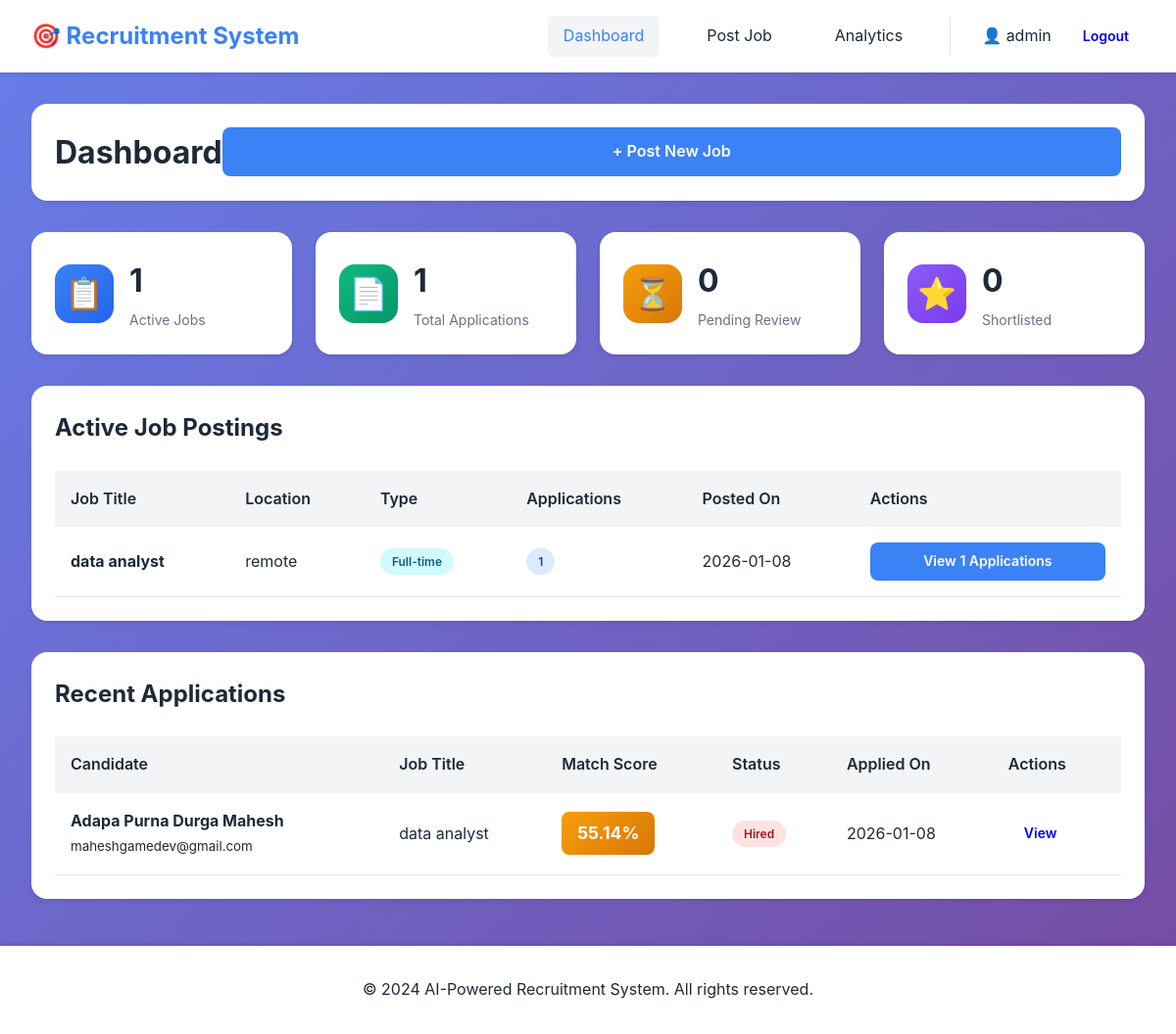
The app's page /dashboard (signed in) with its own data.
### tables this page shows
CREATE TABLE jobs (
            id INTEGER PRIMARY KEY AUTOINCREMENT,
            title TEXT NOT NULL,
            description TEXT NOT NULL,
            requirements TEXT NOT NULL,
            location TEXT,
            job_type TEXT,
            experience_level TEXT,
            salary_range TEXT,
            posted_by INTEGER,
            status TEXT DEFAULT 'active',
            created_at TIMESTAMP DEFAULT CURRENT_TIMESTAMP,
            FOREIGN KEY (posted_by) REFERENCES users (id)
        );

CREATE TABLE applications (
            id INTEGER PRIMARY KEY AUTOINCREMENT,
            job_id INTEGER NOT NULL,
            candidate_name TEXT NOT NULL,
            candidate_email TEXT NOT NULL,
            candidate_phone TEXT,
            resume_path TEXT NOT NULL,
            cover_letter TEXT,
            match_score REAL,
            skills_matched TEXT,
            experience_years INTEGER,
            education_level TEXT,
            status TEXT DEFAULT 'pending',
            screening_result TEXT,
            applied_at TIMESTAMP DEFAULT CURRENT_TIMESTAMP,
            FOREIGN KEY (job_id) REFERENCES jobs (id)
        );

### app.py (the view)
@app.route('/dashboard')
def dashboard():
    if 'user_id' not in session:
        return redirect(url_for('login'))
    conn = get_db()
    my_jobs = conn.execute('SELECT COUNT(*) as count FROM jobs WHERE posted_by = ? AND status = "active"', (session['user_id'],)).fetchone()['count']
    my_applications = conn.execute('''
        SELECT COUNT(*) as count FROM applications a
        JOIN jobs j ON a.job_id = j.id
        WHERE j.posted_by = ?
    ''', (session['user_id'],)).fetchone()['count']
    pending_applications = conn.execute('''
        SELECT COUNT(*) as count FROM applications a
        JOIN jobs j ON a.job_id = j.id
        WHERE j.posted_by = ? AND a.status = "pending"
    ''', (session['user_id'],)).fetchone()['count']
    shortlisted = conn.execute('''
        SELECT COUNT(*) as count FROM applications a
        JOIN jobs j ON a.job_id = j.id
        WHERE j.posted_by = ? AND a.status = "shortlisted"
    ''', (session['user_id'],)).fetchone()['count']
    jobs = conn.execute('''
        SELECT j.*,
               (SELECT COUNT(*) FROM applications WHERE job_id = j.id) as application_count
        FROM jobs j
        WHERE j.posted_by = ? AND j.status = 'active'
        ORDER BY j.created_at DESC
        LIMIT 10
    ''', (session['user_id'],)).fetchall()
    applications = conn.execute('''
        SELECT a.*, j.title as job_title
        FROM applications a
        JOIN jobs j ON a.job_id = j.id
        WHERE j.posted_by = ?
        ORDER BY a.applied_at DESC
        LIMIT 10
    ''', (session['user_id'],)).fetchall()
    conn.close()
    stats = {
        'total_jobs': my_jobs,
        'total_applications': my_applications,
        'pending_applications': pending_applications,
        'shortlisted': shortlisted
    }
    return render_template('dashboard.html', stats=stats, jobs=jobs, applications=applications)

### app.py (called while the page is built)
def get_db():
    conn = sqlite3.connect('database.db')
    conn.row_factory = sqlite3.Row
    return conn

### templates/dashboard.html (shortened to what this page needs)
<!DOCTYPE html>
<html lang="en">
<head>
    <link rel="stylesheet" href="{{ url_for('static', filename='style.css') }}">
</head>
<body>
    <nav class="navbar">
        <div class="nav-brand">🎯 Recruitment System</div>
        <div class="nav-menu">
            <a href="{{ url_for('dashboard') }}" class="nav-link active">Dashboard</a>
            <a href="{{ url_for('create_job') }}" class="nav-link">Post Job</a>
            <a href="{{ url_for('analytics') }}" class="nav-link">Analytics</a>
            <div class="nav-user">
                <span>👤 {{ session.username }}</span>
                <a href="{{ url_for('logout') }}" class="btn btn-sm">Logout</a>
            </div>
        </div>
    </nav>
    <div class="container">
        <div class="page-header">
            <h1>Dashboard</h1>
            <a href="{{ url_for('create_job') }}" class="btn btn-primary">+ Post New Job</a>
        </div>
        <div class="stats-grid">
            <div class="stat-card">
                <div class="stat-icon blue">📋</div>
                <div class="stat-info">
                    <h3>{{ stats.total_jobs }}</h3>
                    <p>Active Jobs</p>
                </div>
            </div>
            <div class="stat-card">
                <div class="stat-icon green">📄</div>
                <div class="stat-info">
                    <h3>{{ stats.total_applications }}</h3>
                    <p>Total Applications</p>
                </div>
            </div>
            <div class="stat-card">
                <div class="stat-icon orange">⏳</div>
                <div class="stat-info">
                    <h3>{{ stats.pending_applications }}</h3>
                    <p>Pending Review</p>
                </div>
            </div>
            <div class="stat-card">
                <div class="stat-icon purple">⭐</div>
                <div class="stat-info">
                    <h3>{{ stats.shortlisted }}</h3>
                    <p>Shortlisted</p>
                </div>
            </div>
        </div>
        <div class="section">
            <h2>Active Job Postings</h2>
            <div class="table-container">
                <table class="data-table">
                    <thead>
                        <tr>
                            <th>Job Title</th>
                            <th>Location</th>
                            <th>Type</th>
                            <th>Applications</th>
                            <th>Posted On</th>
                            <th>Actions</th>
                        </tr>
                    </thead>
                    <tbody>
                        {% for job in jobs %}
                        <tr>
                            <td><strong>{{ job.title }}</strong></td>
                            <td>{{ job.location or 'Remote' }}</td>
                            <td><span class="badge badge-info">{{ job.job_type or 'Full-time' }}</span></td>
                            <td><span class="badge badge-primary">{{ job.application_count }}</span></td>
                            <td>{{ job.created_at[:10] }}</td>
                            <td>
                                <a href="{{ url_for('view_applications', job_id=job.id) }}" class="btn btn-sm btn-primary">
                                    View {{ job.application_count }} Applications
                                </a>
                            </td>
                        </tr>
                        {% endfor %}
                    </tbody>
                </table>
            </div>
        </div>
        <div class="section">
            <h2>Recent Applications</h2>
            <div class="table-container">
                <table class="data-table">
                    <thead>
                        <tr>
                            <th>Candidate</th>
                            <th>Job Title</th>
                            <th>Match Score</th>
                            <th>Status</th>
                            <th>Applied On</th>
                            <th>Actions</th>
                        </tr>
                    </thead>
                    <tbody>
                        {% for app in applications %}
                        <tr>
                            <td>
                                <strong>{{ app.candidate_name }}</strong><br>
                                <small>{{ app.candidate_email }}</small>
                            </td>
                            <td>{{ app.job_title }}</td>
                            <td>
                                <div class="score-badge" style="background: linear-gradient(135deg,
                                    {% if app.match_score >= 75 %}#10b981{% elif app.match_score >= 60 %}#3b82f6{% elif app.match_score >= 45 %}#f59e0b{% else %}#ef4444{% endif %} 0%,
                                    {% if app.match_score >= 75 %}#059669{% elif app.match_score >= 60 %}#2563eb{% elif app.match_score >= 45 %}#d97706{% else %}#dc2626{% endif %} 100%)">
                                    {{ app.match_score }}%
                                </div>
                            </td>
                            <td>
                                <span class="badge badge-{{ 'success' if app.status == 'shortlisted' else 'warning' if app.status == 'pending' else 'danger' }}">
                                    {{ app.status.title() }}
                                </span>
                            </td>
                            <td>{{ app.applied_at[:10] }}</td>
                            <td>
                                <a href="{{ url_for('view_applications', job_id=app.job_id) }}" class="btn btn-sm">View</a>
                            </td>
                        </tr>
                        {% endfor %}
                    </tbody>
                </table>
            </div>
        </div>
    </div>
    <footer class="footer">
        <p>&copy; 2024 AI-Powered Recruitment System. All rights reserved.</p>
    </footer>
</body>
</html>

### static/style.css (style rules this page uses)
* { margin: 0; padding: 0; box-sizing: border-box; }
:root { --primary: #3b82f6; --primary-dark: #2563eb; --success: #10b981; --warning: #f59e0b; --danger: #ef4444; --info: #06b6d4; --dark: #1f2937; --light: #f3f4f6; --white: #ffffff; --border: #e5e7eb; --shadow: rgba(0, 0, 0, 0.1); }
body { font-family: -apple-system, BlinkMacSystemFont, 'Segoe UI', Roboto, 'Helvetica Neue', Arial, sans-serif; background: linear-gradient(135deg, #667eea 0%, #764ba2 100%); color: var(--dark); line-height: 1.6; min-height: 100vh; }
.navbar { background: var(--white); padding: 1rem 2rem; box-shadow: 0 2px 4px var(--shadow); display: flex; justify-content: space-between; align-items: center; }
.nav-brand { font-size: 1.5rem; font-weight: bold; color: var(--primary); }
.nav-menu { display: flex; align-items: center; gap: 2rem; }
.nav-link { color: var(--dark); text-decoration: none; padding: 0.5rem 1rem; border-radius: 0.375rem; transition: all 0.3s; }
.nav-link:hover, .nav-link.active { background: var(--light); color: var(--primary); }
.nav-user { display: flex; align-items: center; gap: 1rem; padding-left: 2rem; border-left: 1px solid var(--border); }
.container { max-width: 1200px; margin: 2rem auto; padding: 0 2rem; }
.btn { padding: 0.75rem 1.5rem; border: none; border-radius: 0.5rem; font-weight: 600; cursor: pointer; transition: all 0.3s; text-decoration: none; display: inline-block; text-align: center; }
.btn-primary { background: var(--primary); color: var(--white); width: 100%; }
.btn-sm { padding: 0.5rem 1rem; font-size: 0.875rem; }
.page-header { display: flex; justify-content: space-between; align-items: center; margin-bottom: 2rem; background: var(--white); padding: 1.5rem; border-radius: 1rem; box-shadow: 0 2px 4px var(--shadow); }
.page-header h1 { font-size: 2rem; color: var(--dark); }
.stats-grid { display: grid; grid-template-columns: repeat(auto-fit, minmax(250px, 1fr)); gap: 1.5rem; margin-bottom: 2rem; }
.stat-card { background: var(--white); padding: 1.5rem; border-radius: 1rem; box-shadow: 0 2px 4px var(--shadow); display: flex; align-items: center; gap: 1rem; transition: all 0.3s; }
.stat-icon { width: 60px; height: 60px; border-radius: 1rem; display: flex; align-items: center; justify-content: center; font-size: 2rem; }
.stat-icon.blue { background: linear-gradient(135deg, #3b82f6 0%, #2563eb 100%); }
.stat-icon.green { background: linear-gradient(135deg, #10b981 0%, #059669 100%); }
.stat-icon.orange { background: linear-gradient(135deg, #f59e0b 0%, #d97706 100%); }
.stat-icon.purple { background: linear-gradient(135deg, #8b5cf6 0%, #7c3aed 100%); }
.stat-info h3 { font-size: 2rem; color: var(--dark); margin-bottom: 0.25rem; }
.stat-info p { color: #6b7280; font-size: 0.875rem; }
.section { background: var(--white); padding: 1.5rem; border-radius: 1rem; box-shadow: 0 2px 4px var(--shadow); margin-bottom: 2rem; }
.section h2 { margin-bottom: 1.5rem; color: var(--dark); }
.table-container { overflow-x: auto; }
.data-table { width: 100%; border-collapse: collapse; }
.data-table thead { background: var(--light); }
.data-table th { padding: 1rem; text-align: left; font-weight: 600; color: var(--dark); }
.data-table td { padding: 1rem; border-bottom: 1px solid var(--border); }
.badge { padding: 0.25rem 0.75rem; border-radius: 9999px; font-size: 0.75rem; font-weight: 600; display: inline-block; }
.badge-primary { background: #dbeafe; color: #1e40af; }
.badge-danger { background: #fee2e2; color: #991b1b; }
.badge-info { background: #cffafe; color: #155e75; }
.score-badge { display: inline-block; padding: 0.5rem 1rem; border-radius: 0.5rem; color: var(--white); font-weight: bold; font-size: 1.1rem; }
.footer { background: var(--white); padding: 2rem; text-align: center; margin-top: 3rem; box-shadow: 0 -2px 4px var(--shadow); }

### records on screen
jobs: title "data analyst", location "remote", job_type "Full-time", application_count "1", created_at "2026-01-08"
applications: candidate_name "Adapa Purna Durga Mahesh", candidate_email "maheshgamedev@gmail.com", job_title "data analyst", match_score "55.14", status "Hired", applied_at "2026-01-08"

### other values on screen
{{ session.username }} "admin"
{{ stats.total_jobs }} "1"
{{ stats.total_applications }} "1"
{{ stats.pending_applications }} "0"
{{ stats.shortlisted }} "0"
